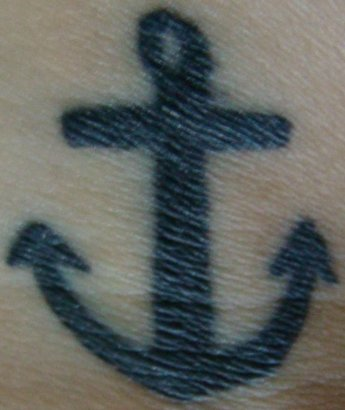
#> input picture chapter6/anchors/tattoo_seed.jpg, 345 x 410 px
$ python scan_for_matches.py anchors
#> lines starting #> are read from the running program, lines starting #| are printed output that depends on the picture
#!/usr/bin/env python
# coding=utf-8

"""
__title__ = 'scan_for_matches'
__author__ = 'apple'
__mtime__ = '2018/8/29'
# code is far away from bugs with the god animal protecting
    I love animals. They taste delicious.
              ┏┓      ┏┓
            ┏┛┻━━━┛┻┓
            ┃      ☃      ┃
            ┃  ┳┛  ┗┳  ┃
            ┃      ┻      ┃
            ┗━┓      ┏━┛
                ┃      ┗━━━┓
                ┃  神兽保佑    ┣┓
                ┃　永无BUG！   ┏┛
                ┗┓┓┏━┳┓┏┛
                  ┃┫┫  ┃┫┫
                  ┗┻┛  ┗┻┛
"""
from os.path import join
from os import walk
from sys import argv
import cv2
import numpy as np

folder = argv[1]
query = cv2.imread(join(folder, 'tattoo_seed.jpg'), cv2.IMREAD_GRAYSCALE)  # 加载查询图片
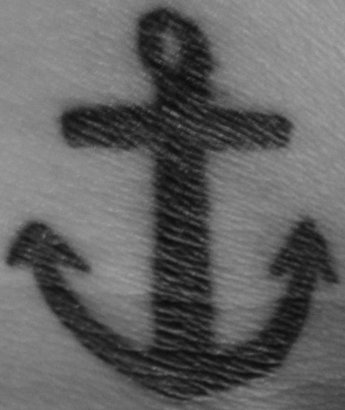
#> query: shape (410, 345); min 10, max 166, mean 98.6

# 定义全局变量
files = []
images = []
descriptors = []

for dirpath,dirnames,filenames in walk(folder):
    files.extend(filenames)
    for f in files:
        if f.endswith('npy') and f != 'tattoo_seed.npy':
            descriptors.append(f)

#> (the run stopped early here; a loop or call above may not have finished)

$ run again, with chapter6/anchors/bane.jpg copied over chapter6/anchors/tattoo_seed.jpg
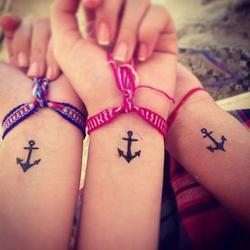
#> input picture chapter6/anchors/bane.jpg, 250 x 250 px
#> `query = cv2.imread(join(folder, 'tattoo_seed.jpg'), cv2.IMREAD_GRAYSCA..`:
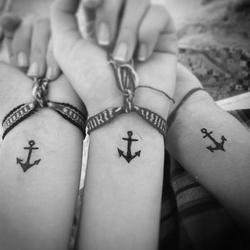
#> query: shape (250, 250); min 3, max 246, mean 135.7

$ run again, with chapter6/anchors/dr-hurt.jpg copied over chapter6/anchors/tattoo_seed.jpg
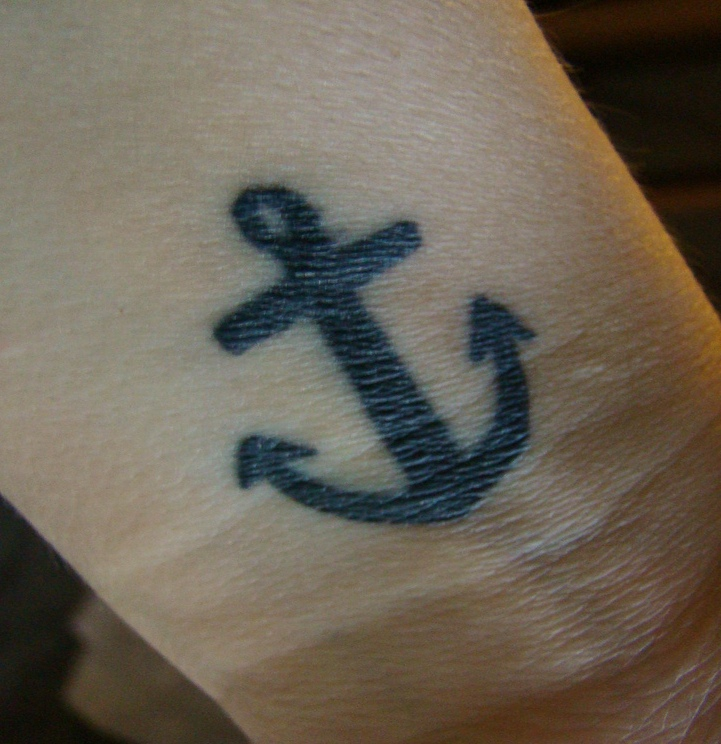
#> input picture chapter6/anchors/dr-hurt.jpg, 721 x 744 px
#> `query = cv2.imread(join(folder, 'tattoo_seed.jpg'), cv2.IMREAD_GRAYSCA..`:
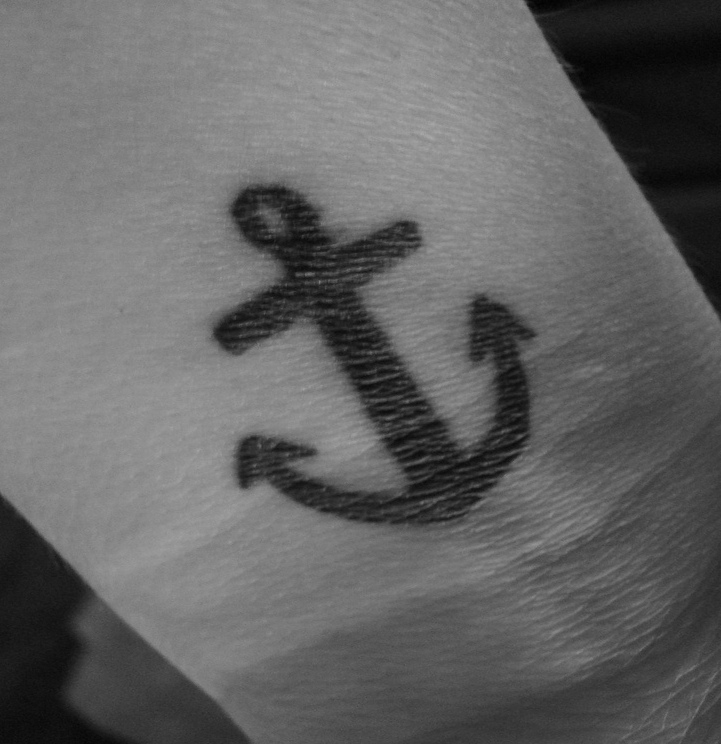
#> query: shape (744, 721); min 2, max 171, mean 100.5

$ run again, with chapter6/anchors/hush.jpg copied over chapter6/anchors/tattoo_seed.jpg
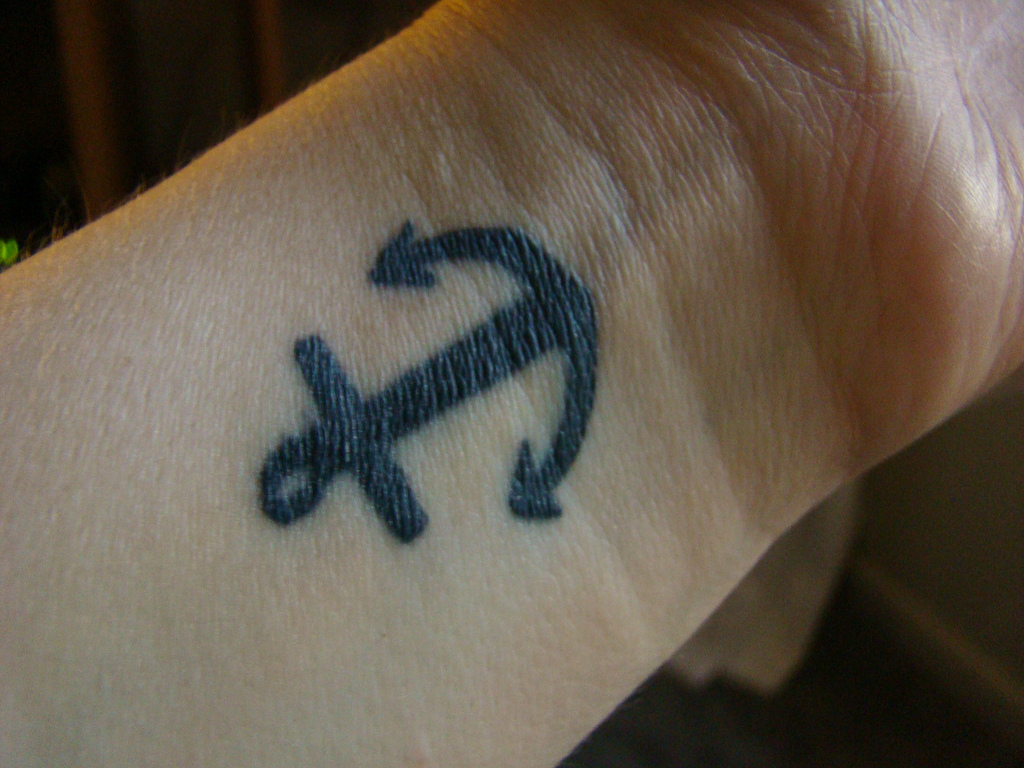
#> input picture chapter6/anchors/hush.jpg, 1024 x 768 px
#> `query = cv2.imread(join(folder, 'tattoo_seed.jpg'), cv2.IMREAD_GRAYSCA..`:
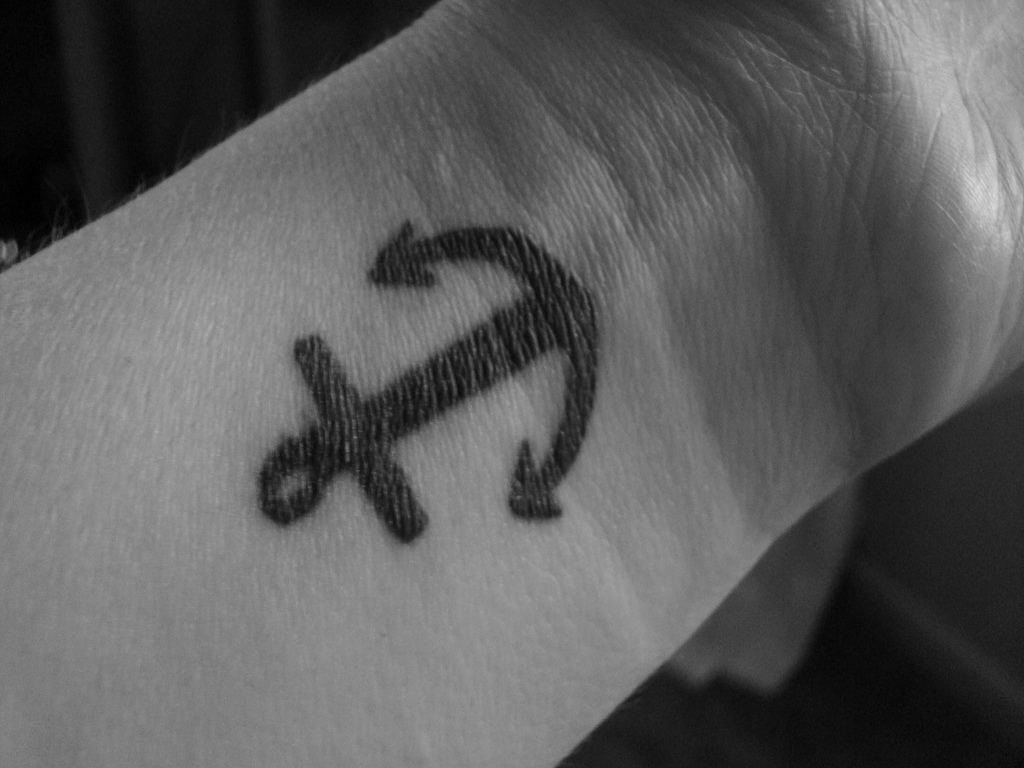
#> query: shape (768, 1024); min 0, max 221, mean 91.9
